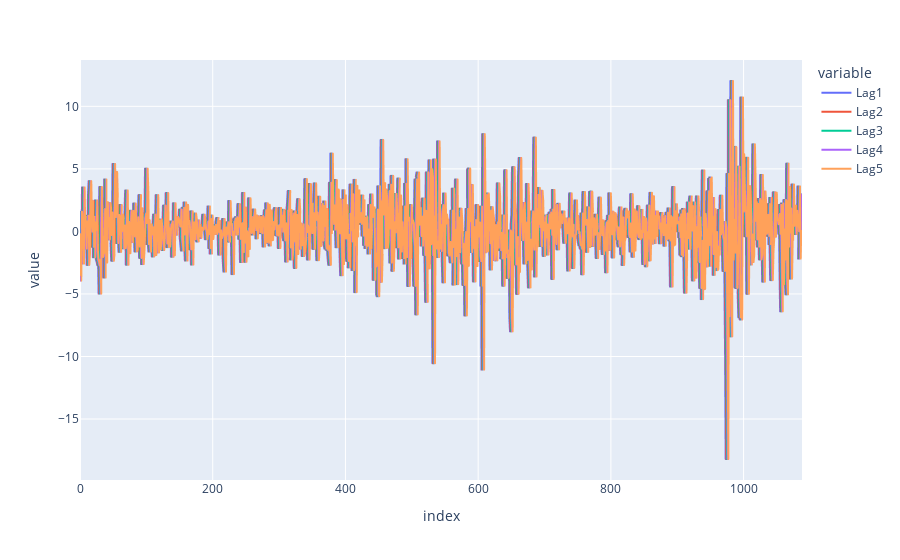

Here is the notebook cell this chart was saved with:
### Code cell
px.line(
    df,
    y=["Lag1", "Lag2", "Lag3", "Lag4", "Lag5"],
)

### Figure 1 — Plotly figure (JSON) as saved in the notebook; plotly's stock layout.template omitted (floating-point values rounded to 4 significant figures; data arrays with more than 128 entries replaced by an {"elided": "..."} marker saying what was removed)
{"data": [{"hovertemplate": "variable=Lag1<br>index=%{x}<br>value=%{y}<extra></extra>", "legendgroup": "Lag1", "line": {"color": "#636efa", "dash": "solid"}, "marker": {"symbol": "circle"}, "mode": "lines", "name": "Lag1", "showlegend": true, "type": "scattergl", "x": {"elided": "1089 int values"}, "xaxis": "x", "y": {"elided": "1089 float values"}, "yaxis": "y"}, {"hovertemplate": "variable=Lag2<br>index=%{x}<br>value=%{y}<extra></extra>", "legendgroup": "Lag2", "line": {"color": "#EF553B", "dash": "solid"}, "marker": {"symbol": "circle"}, "mode": "lines", "name": "Lag2", "showlegend": true, "type": "scattergl", "x": {"elided": "1089 int values"}, "xaxis": "x", "y": {"elided": "1089 float values"}, "yaxis": "y"}, {"hovertemplate": "variable=Lag3<br>index=%{x}<br>value=%{y}<extra></extra>", "legendgroup": "Lag3", "line": {"color": "#00cc96", "dash": "solid"}, "marker": {"symbol": "circle"}, "mode": "lines", "name": "Lag3", "showlegend": true, "type": "scattergl", "x": {"elided": "1089 int values"}, "xaxis": "x", "y": {"elided": "1089 float values"}, "yaxis": "y"}, {"hovertemplate": "variable=Lag4<br>index=%{x}<br>value=%{y}<extra></extra>", "legendgroup": "Lag4", "line": {"color": "#ab63fa", "dash": "solid"}, "marker": {"symbol": "circle"}, "mode": "lines", "name": "Lag4", "showlegend": true, "type": "scattergl", "x": {"elided": "1089 int values"}, "xaxis": "x", "y": {"elided": "1089 float values"}, "yaxis": "y"}, {"hovertemplate": "variable=Lag5<br>index=%{x}<br>value=%{y}<extra></extra>", "legendgroup": "Lag5", "line": {"color": "#FFA15A", "dash": "solid"}, "marker": {"symbol": "circle"}, "mode": "lines", "name": "Lag5", "showlegend": true, "type": "scattergl", "x": {"elided": "1089 int values"}, "xaxis": "x", "y": {"elided": "1089 float values"}, "yaxis": "y"}], "layout": {"legend": {"title": {"text": "variable"}, "tracegroupgap": 0}, "margin": {"t": 60}, "xaxis": {"anchor": "y", "domain": [0, 1], "title": {"text": "index"}}, "yaxis": {"anchor": "x", "domain": [0, 1], "title": {"text": "value"}}}}
